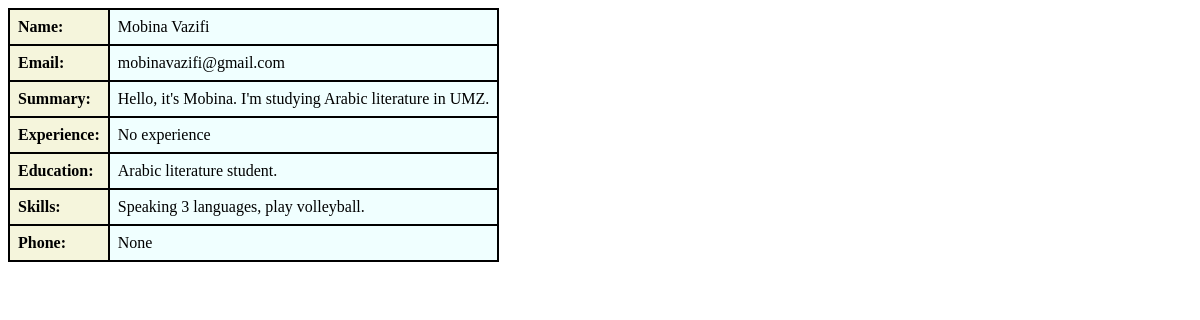
The page /details/2 on the database its author committed.
### cv/models.py (models this page shows, shortened)
class Profile(models.Model):
    name = models.CharField(max_length=250)
    email = models.EmailField(max_length=100)
    phone = models.CharField(max_length=11, null=True, blank=True)
    summary = models.TextField()
    skills = models.TextField(help_text='Separate your skills with commas')
    experience = models.TextField()
    education = models.TextField()

### cv/views.py (the view)
# urls.py: path('details/<int:id>', views.details, name='details')
def details(request, id):
  mymember = Profile.objects.get(id=id)
  template = loader.get_template('details.html')
  context = {
    'mymember': mymember,
  }
  return HttpResponse(template.render(context, request))

### cv/templates/details.html (shortened to what this page needs)
<!DOCTYPE html>
<html lang="en">
<head>
</head>
<body>
<table>
    <tr>
    <th class="q">Name:</th>
    <td class="a">{{ mymember.name }}</td>
</tr>
<tr>
    <th class="q">Email:</th>
    <td class="a">{{ mymember.email}}</td>
</tr>
<tr>
    <th class="q">Summary:</th>
    <td class="a">{{ mymember.summary}}</td>
</tr>
<tr>
    <th class="q">Experience:</th>
    <td class="a">{{ mymember.experience}}</td>
</tr>
<tr>
    <th class="q">Education:</th>
    <td class="a">{{ mymember.education}}</td>
</tr>
<tr>
    <th class="q">Skills:</th>
    <td class="a">{{ mymember.skills}}</td>
</tr>
<tr>
    <th class="q">Phone:</th>
    <td class="a">{{ mymember.phone}}</td>
</tr>
</table>
</body>
</html>

### cv/templates/details.html (style rules this page uses)
table { border-collapse: collapse; }
th, td { border: 1xp solid black; padding: 8px; text-align: left; }
table, th, td { border: 2px solid black; }
th { background-color: beige; }
td { background-color: azure; }

### rows shown on the page
Profile: name "Mobina Vazifi", email "mobinavazifi@gmail.com", summary "Hello, it's Mobina. I'm studying Arabic literature in UMZ.", experience "No experience", education "Arabic literature student.", skills "Speaking 3 languages, play volleyball.", phone "None"
